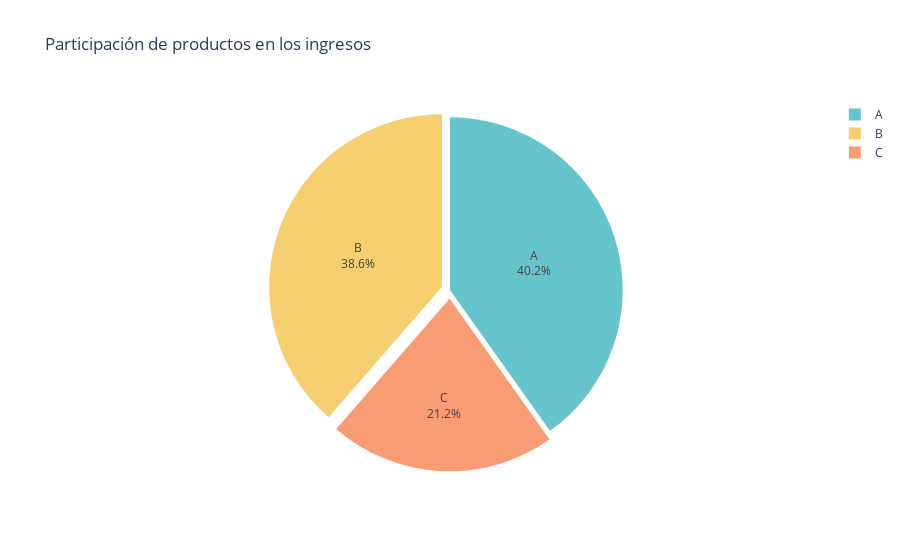

This figure's notebook cell:
### Markdown cell above
---
## 6️⃣ Gráfico circular — Participación de productos

Para representar proporciones, Plotly incluye `px.pie()`.

### Code cell
participacion = df.groupby('producto', as_index=False)['ingresos'].sum()
fig = px.pie(
    participacion, values='ingresos', names='producto',
    title='Participación de productos en los ingresos',
    color_discrete_sequence=px.colors.qualitative.Pastel
)
fig.update_traces(textinfo='percent+label', pull=[0, 0.05, 0.05, 0.1])
fig.show()

### Figure 1 — Plotly figure (JSON) as saved in the notebook; plotly's stock layout.template omitted (floating-point values rounded to 4 significant figures)
{"data": [{"domain": {"x": [0, 1], "y": [0, 1]}, "hovertemplate": "producto=%{label}<br>ingresos=%{value}<extra></extra>", "labels": ["A", "B", "C"], "legendgroup": "", "name": "", "pull": [0, 0.05, 0.05, 0.1], "showlegend": true, "textinfo": "percent+label", "type": "pie", "values": [82.0, 78.8, 43.3]}], "layout": {"legend": {"tracegroupgap": 0}, "piecolorway": ["rgb(102, 197, 204)", "rgb(246, 207, 113)", "rgb(248, 156, 116)", "rgb(220, 176, 242)", "rgb(135, 197, 95)", "rgb(158, 185, 243)", "rgb(254, 136, 177)", "rgb(201, 219, 116)", "rgb(139, 224, 164)", "rgb(180, 151, 231)", "rgb(179, 179, 179)"], "title": {"text": "Participación de productos en los ingresos"}}}
